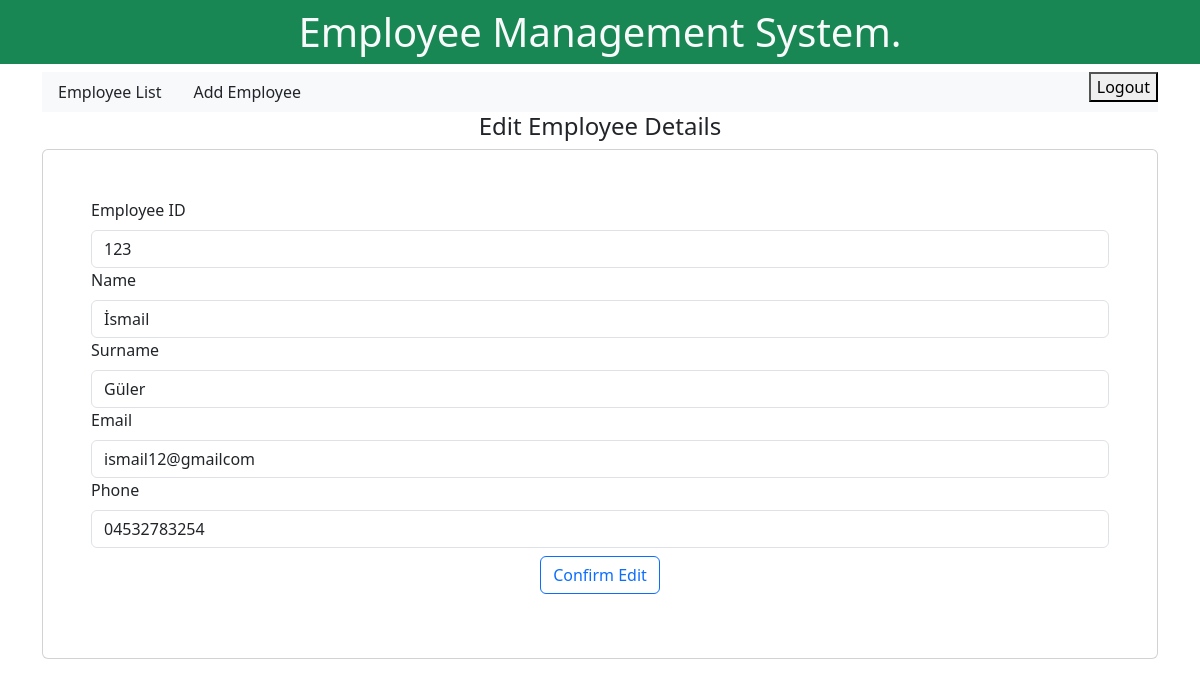
/editemployee/6/ (signed in), run on the app's committed database.
### emp/models.py (models this page shows)
class Employee (models.Model):
    employeeid      = models.CharField(max_length=100)
    employeename    = models.CharField(max_length=50)
    employeesurname = models.CharField(max_length=50)
    email           = models.CharField(max_length=50)
    phone           = models.CharField(max_length=50)

### emp/views.py (the view)
# urls.py: path("editemployee/<int:empid>/",   views.editemployee,    name="editemployee"),
@login_required
def editemployee(request, empid):
    e = Employee.objects.get(pk = empid)
    return render(request, "emp/editemployee.html", {"singleemp": e})

### emp/templates/emp/editemployee.html (shortened to what this page needs)
{% extends "base.html" %}
{% block content %}
    <h4 class="text-center">Edit Employee Details</h4>
    <div class="card p-5">
        <form action="/doeditemployee/{{ singleemp.id }}/" method="POST">
            <div class="mb-3">
                <label for="exampleInputEmail1" class="form-label">Employee ID</label>
                <input type="text" class="form-control" placeholder="Enter the Employee ID"
                name="employeeid" value="{{ singleemp.employeeid }}" readonly>
            <div class="mb-3">
                <label for="exampleInputEmail1" class="form-label">Name</label>
                <input type="text" class="form-control" placeholder="Enter the name"
                name="employeename" value="{{ singleemp.employeename }}">
            <div class="mb-3">
                <label for="exampleInputEmail1" class="form-label">Surname</label>
                <input type="text" class="form-control" placeholder="Enter the surname"
                name="employeesurname" value="{{ singleemp.employeesurname }}">
            <div class="mb-3">
                <label for="exampleInputEmail1" class="form-label">Email</label>
                <input type="text" class="form-control" placeholder="Enter the email"
                name="employeeemail" value="{{ singleemp.email }}">
            <div class="mb-3">
                <label for="exampleInputEmail1" class="form-label">Phone</label>
                <input type="text" class="form-control" placeholder="Enter the phone number"
                name="employeephone" value="{{ singleemp.phone }}">
            <div class="container text-center mt-2">
                <button type="submit" class="btn btn-outline-primary">Confirm Edit</button>
            </div>
        </form>
    </div>
{% endblock content %}

### data on the page
Employee: employeeid "123", employeename "İsmail", employeesurname "Güler", employeeemail "ismail12@gmailcom", employeephone "04532783254"
